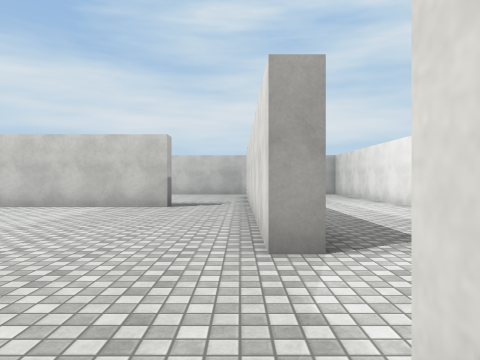
View 1 (above)

20 first-person views from a walk through a 3-D level made in the Unity game engine. The camera is 1.3 m above the floor, looks level and sees 70° across. The floor is counted in squares, 2 m on a side. Each view is taken from the middle of a square. On the plan, view 1 faces up. The plan holds only what a view shows up to about 10 squares ahead; the rest is blank. Surface patterns are stand-ins for the level's own textures.

View 2
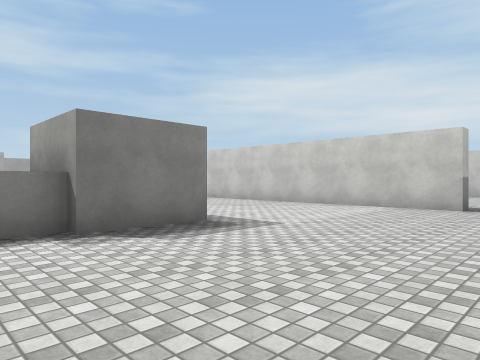

View 3
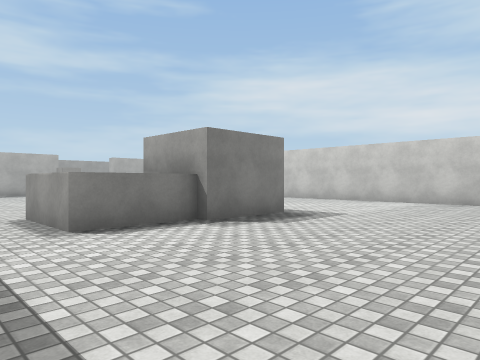

View 4
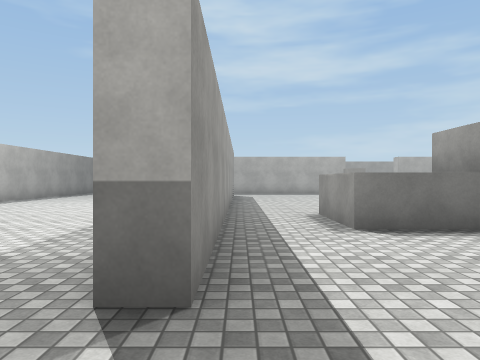

View 5
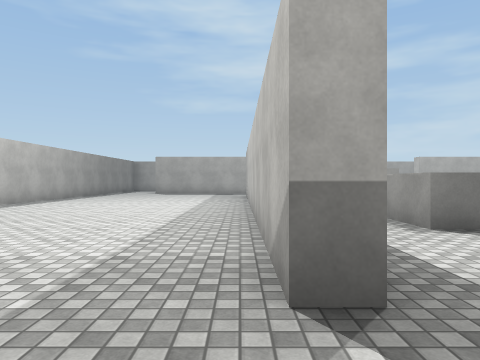

View 6
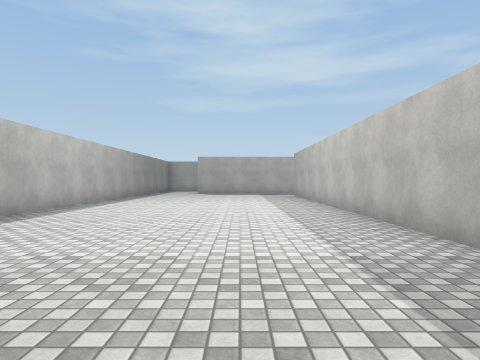

View 7
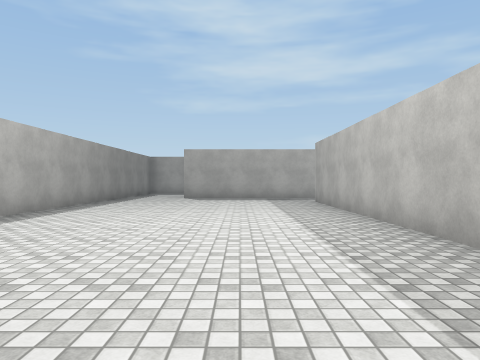

View 8
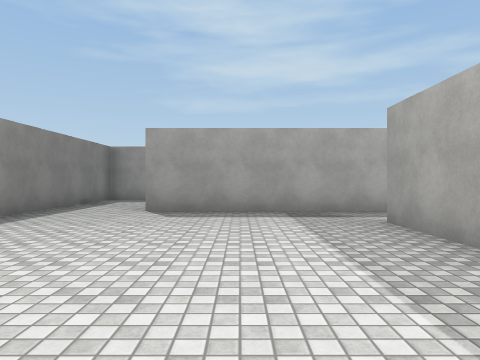

View 9
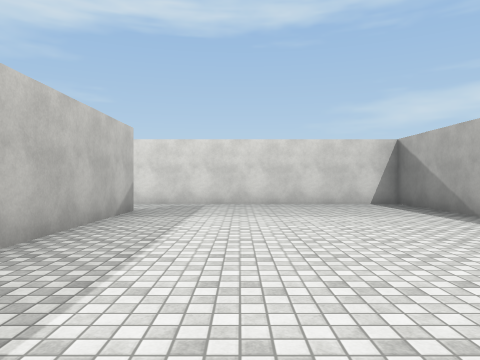

View 10
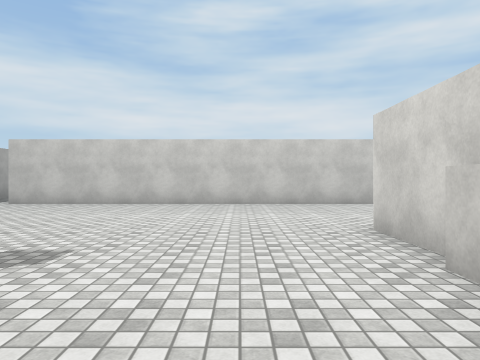

View 11
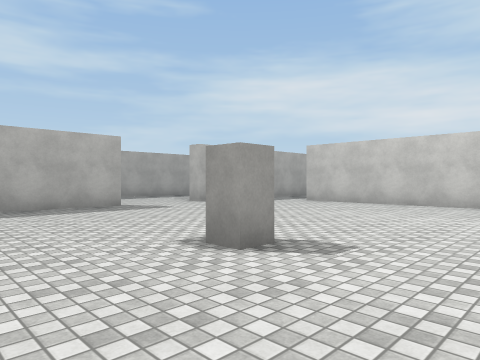

View 12
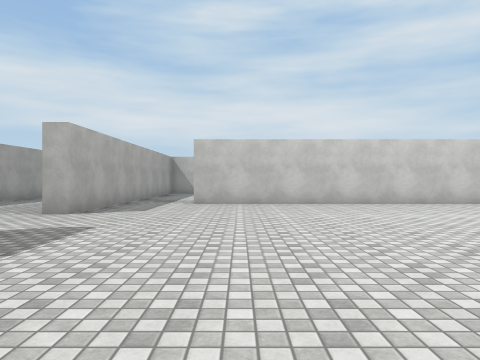

View 13
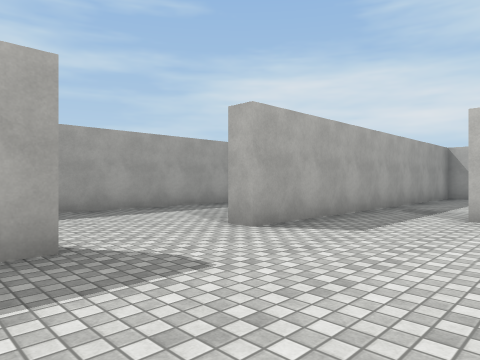

View 14
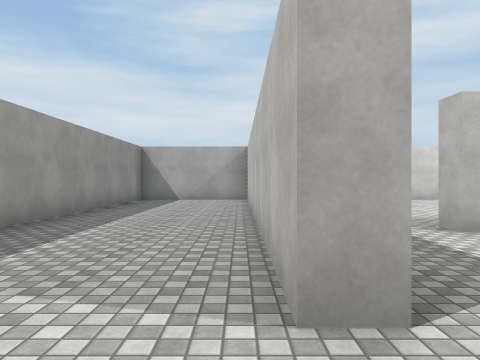

View 15
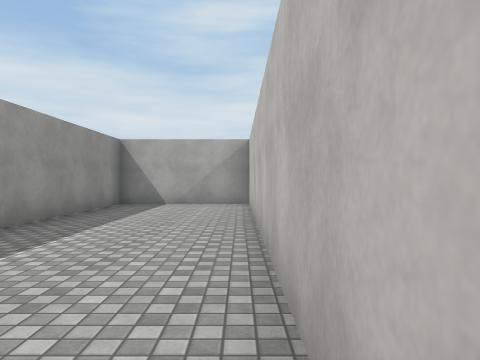

View 16
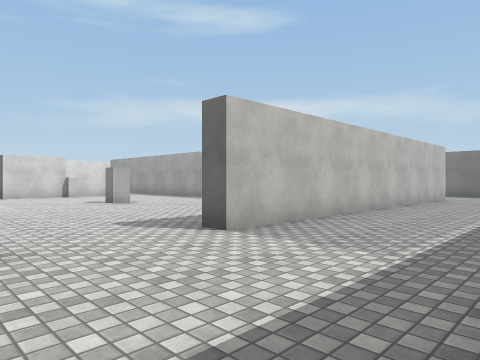

View 17
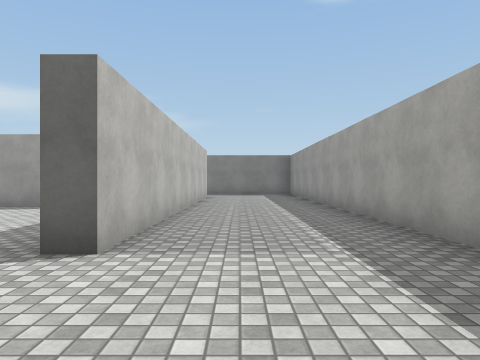

View 18
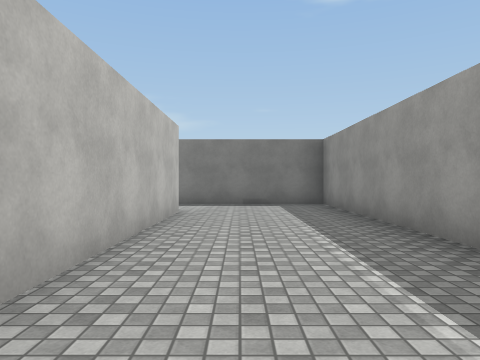

View 19
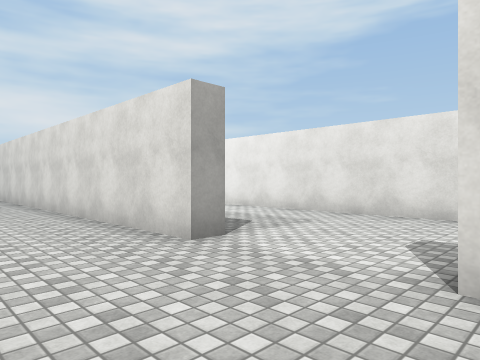

View 20
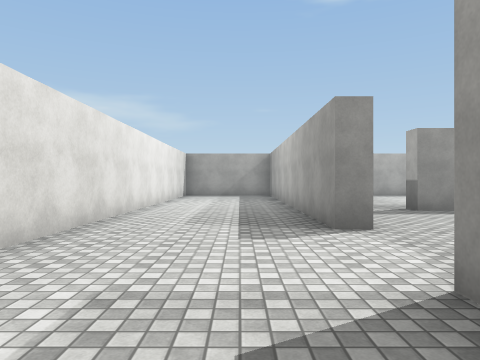

### Floor plan
Points are (right, up) in squares from view 1. A wall is a line through its corners. A room is listed if a view was taken in it or the views show most of it. See-through windows are left out.
Room 1 (views 1, 2, 10, 11, 12, 13, 19, 20)
walls: (0.8, 3) (0.3, 3) (0.3, 8.4); (0.1, 0.5) (0.7, 0.5) (0.7, -5); (-1.8, 8.8) (-1.8, 8.3) (-14.2, 8.3); (-9.8, -2.2) (-1.8, -2.2); (4.3, 8.5) (4.3, 10); (-13.2, -2.2) (-12.1, -2.2); (4.3, -5) (4.3, 6.9); (-16.2, 3) (-16.2, 0.4); (-16.2, 8.5) (-16.2, 5.5)
ways out: opening at (-16, 4.5) to room 2; opening at (-15, -2) to room 2; opening at (-0.5, -2) to room 2; opening at (-15, 9); opening at (-0.5, 9)
objects: block (-11, 1) to (-10, 2); box (-6, 0) to (-5, 1); box (-6, 2) to (-5, 3)
Room 2 (views 3, 4, 5, 6, 7, 8, 9, 14, 15, 16, 17, 18)
walls: (-16.2, -1.9) (-16.2, -7); (-16.8, -6.9) (-16.8, 3) (-16.2, 3); (-16.2, 5.5) (-16.8, 5.5) (-16.8, 14.5); (-1.8, -2.2) (-1.8, -2.7) (-14.2, -2.7); (-3, -9.2) (0.3, -9.2) (0.3, -2.1); (-16.6, 15.3) (-20.2, 15.3) (-20.2, -9.2) (-6, -9.2)
ways out: opening at (-16, 4.5) to room 1; opening at (-15, -2) to room 1; opening at (-0.5, -2) to room 1

Positions as (right, up) in squares from view 1, and headings:
1: (0, 0), facing up
2: (0, 0), facing up-left
3: (0, -2), facing up-left
4: (0, -2), facing left
5: (0, -3), facing left
6: (0, -5), facing left
7: (-4, -5), facing left
8: (-9, -5), facing left
9: (-9, -5), facing right
10: (-8, -1), facing up
11: (-8, -1), facing up-left
12: (-13, -1), facing up
13: (-13, 2), facing up-left
14: (-17, 4), facing up
15: (-17, 6), facing up
16: (-20, 6), facing down-right
17: (-18, 6), facing down
18: (-18, 0), facing down
19: (-2, 0), facing up-right
20: (2, 5), facing down
